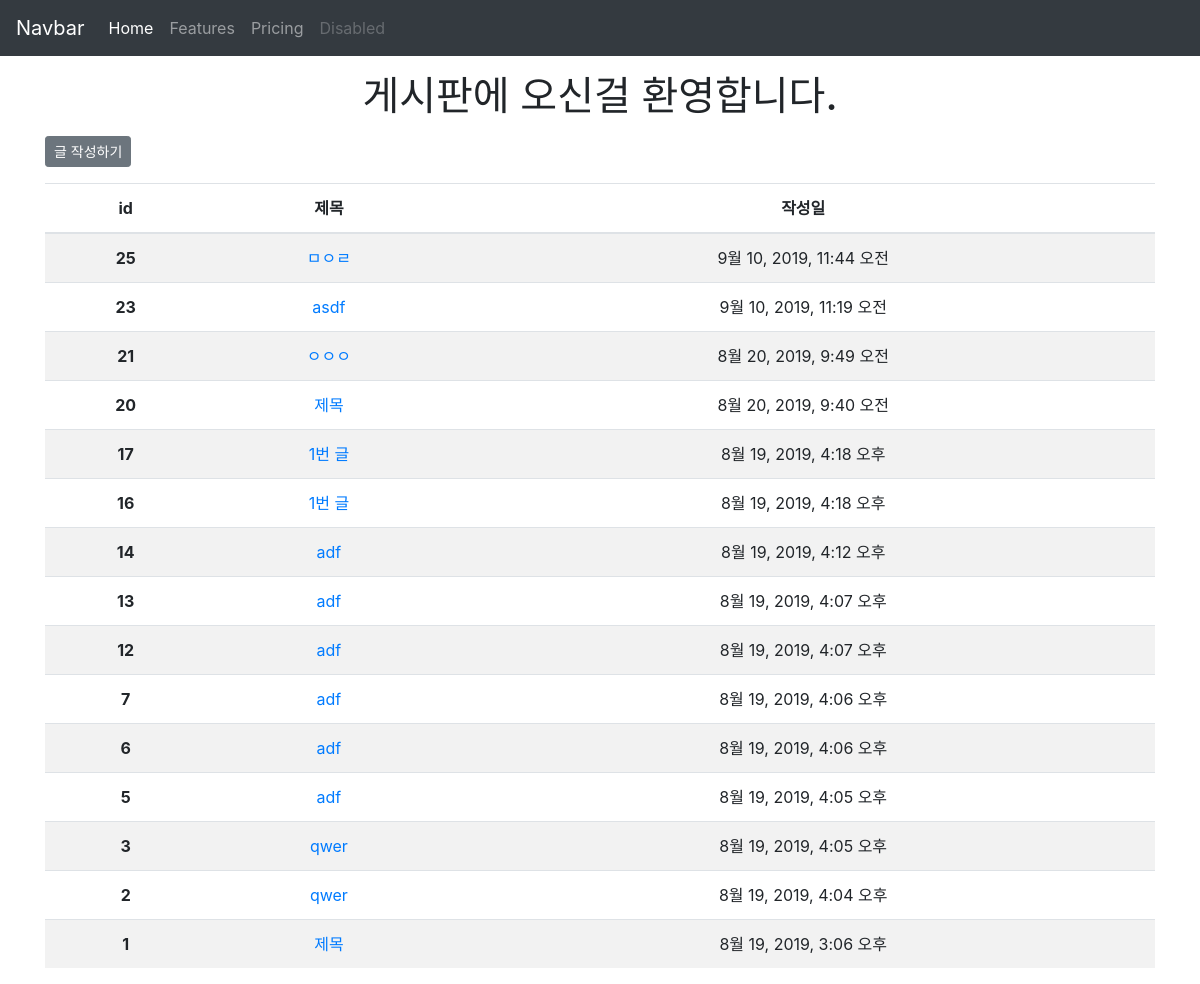
/articles/, run on an earlier commit of the app's database.
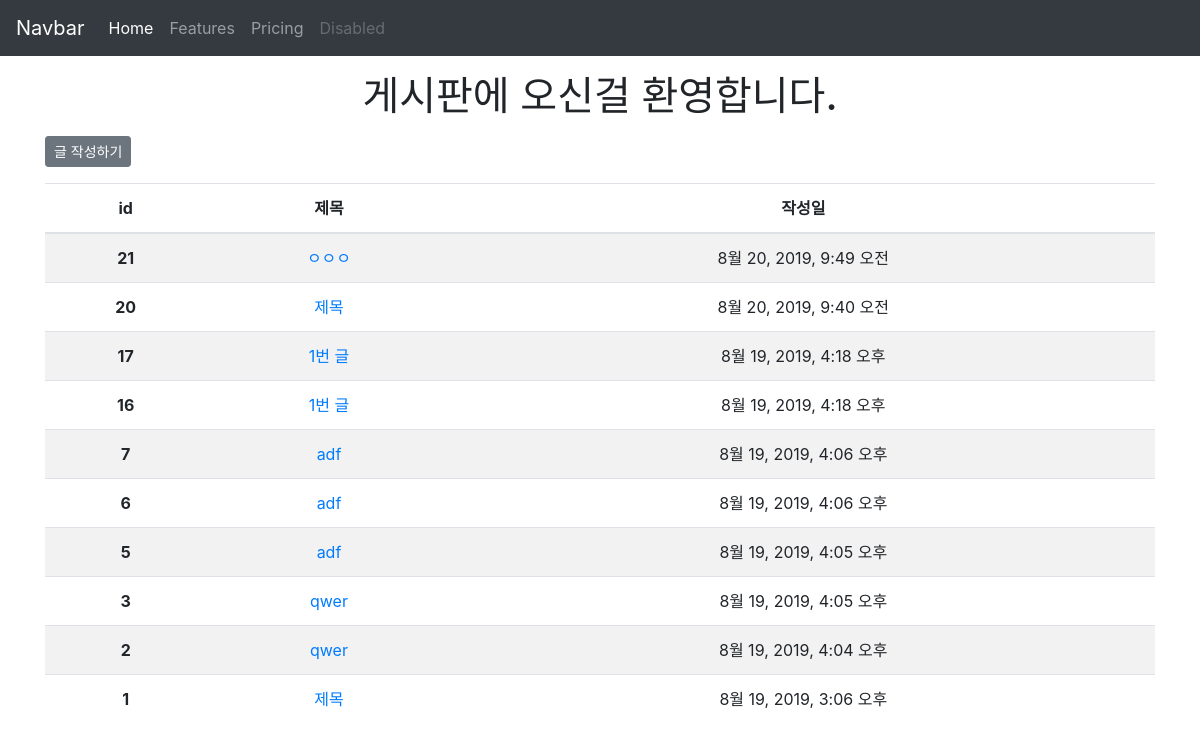
And on a later commit of the database.
### articles/models.py (models this page shows, shortened)
class Article(models.Model):
    title = models.CharField(max_length=10)
    content = models.TextField()
    created_at = models.DateTimeField(auto_now_add=True)
    updated_at = models.DateTimeField(auto_now=True)

### articles/views.py (the view)
# urls.py: path('', views.index, name='index'),
def index(request):
    articles = Article.objects.order_by('-id')
    context = {
        'articles': articles
    }
    return render(request, 'articles/index.html', context)

### articles/templates/articles/index.html
{% extends 'articles/base.html' %}
{% block body %}
<h1 class="my-3 text-center">게시판에 오신걸 환영합니다.</h1>
<a class="btn btn-secondary btn-sm mb-3" href="{% url 'articles:create' %}">글 작성하기</a>
<table class="table table-striped text-center">
    <thead>
      <tr>
        <th scope="col">id</th>
        <th scope="col">제목</th>
        <th scope="col">작성일</th>
      </tr>
    </thead>
    <tbody>
      {% for article in articles %}
      <tr>
        <th scope="row">{{ article.id }}</th>
        <td><a href="{% url 'articles:detail' article.pk %}">{{ article.title }}</a></td>
        <td>{{ article.created_at }}</td>
      </tr>
      {% endfor %}
    </tbody>
  </table>
{% endblock %}

What changed in the data, as far as the page shows it:
removed Article: id "25", title "ㅁㅇㄹ", created_at "9월 10, 2019, 11:44 오전"
removed Article: id "23", title "asdf", created_at "9월 10, 2019, 11:19 오전"
removed Article: id "14", title "adf", created_at "8월 19, 2019, 4:12 오후"
removed Article: id "13", title "adf", created_at "8월 19, 2019, 4:07 오후"
removed Article: id "12", title "adf", created_at "8월 19, 2019, 4:07 오후"
